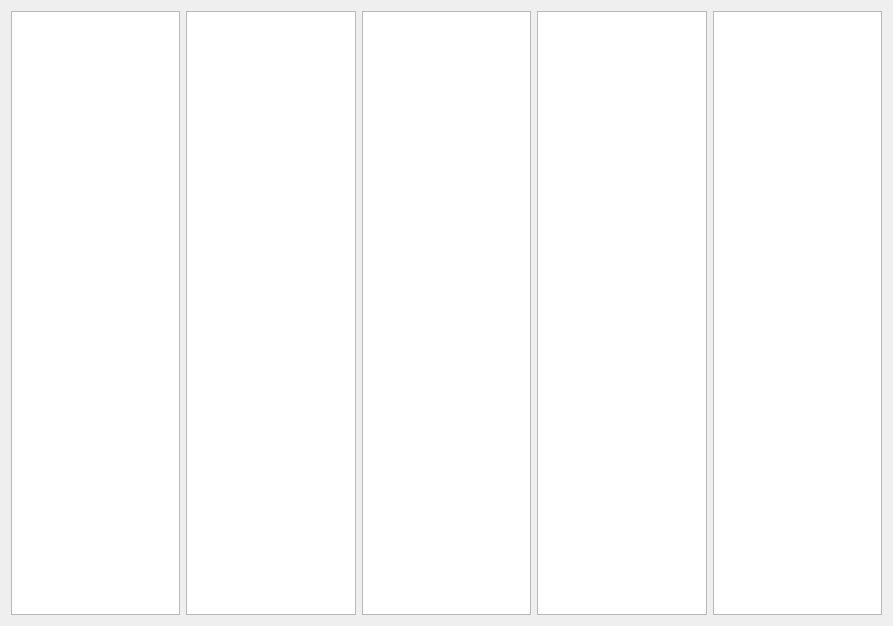
<?xml version="1.0" encoding="UTF-8"?>
<ui version="4.0">
 <class>frmNavListView</class>
 <widget class="QWidget" name="frmNavListView">
  <property name="geometry">
   <rect>
    <x>0</x>
    <y>0</y>
    <width>893</width>
    <height>626</height>
   </rect>
  </property>
  <property name="windowTitle">
   <string>Form</string>
  </property>
  <layout class="QGridLayout" name="gridLayout">
   <item row="0" column="1">
    <widget class="NavListView" name="listView2"/>
   </item>
   <item row="0" column="2">
    <widget class="NavListView" name="listView3"/>
   </item>
   <item row="0" column="3">
    <widget class="NavListView" name="listView4"/>
   </item>
   <item row="0" column="0">
    <widget class="NavListView" name="listView1"/>
   </item>
   <item row="0" column="4">
    <widget class="NavListView" name="listView5"/>
   </item>
  </layout>
 </widget>
 <customwidgets>
  <customwidget>
   <class>NavListView</class>
   <extends>QListView</extends>
   <header>navlistview.h</header>
  </customwidget>
 </customwidgets>
 <resources/>
 <connections/>
</ui>
